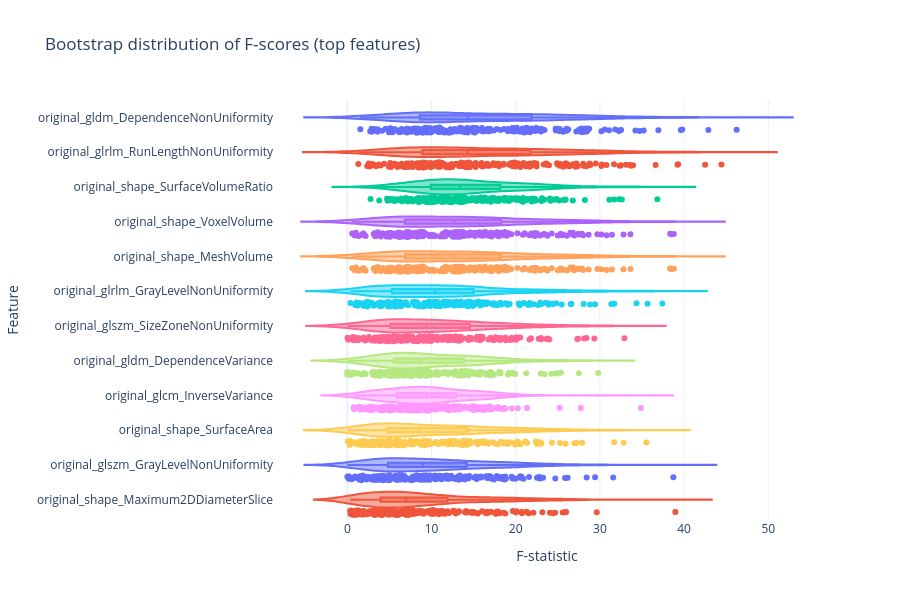

The code cell stored with this chart in its notebook:
### Code cell
import numpy as np
import plotly.express as px
from sklearn.feature_selection import f_classif
import pandas as pd

# Ensure processed training data and labels exist
X = X_train_proc.copy()
y = np.asarray(y_train)

# If scores_boot doesn't exist (or was lost), compute bootstrap F-scores for the top features
if 'scores_boot' not in globals():
    n_boot = 200
    rng = np.random.RandomState(42)
    top_feats = feature_scores.head(12)['Feature'].tolist()
    scores_boot = {f: [] for f in top_feats}
    for i in range(n_boot):
        idx = rng.choice(len(y), size=len(y), replace=True)
        y_sub = y[idx]
        if len(np.unique(y_sub)) < 2:
            continue
        X_sub = X.iloc[idx][top_feats]
        f_vals, _ = f_classif(X_sub, y_sub)
        for j, feat in enumerate(top_feats):
            scores_boot[feat].append(float(f_vals[j]))

# Build long DataFrame for plotting
rows = []
for feat, vals in scores_boot.items():
    for v in vals:
        rows.append({'Feature': feat, 'Fscore': v})
df_boot = pd.DataFrame(rows)

# Keep only the top features (safety)
top_feats = feature_scores.head(12)['Feature'].tolist()
df_boot = df_boot[df_boot['Feature'].isin(top_feats)]

# Modern Plotly violin (horizontal) showing bootstrap distributions
fig = px.violin(
    df_boot,
    y='Feature',
    x='Fscore',
    orientation='h',
    box=True,
    points='all',
    color='Feature',
    title='Bootstrap distribution of F-scores (top features)',
    template='plotly_white',
    height=600
)
fig.update_layout(showlegend=False, margin=dict(l=240))
fig.update_xaxes(title='F-statistic')
fig.show()

### Figure 1 — Plotly figure (JSON) as saved in the notebook; plotly's stock layout.template omitted (floating-point values rounded to 4 significant figures; data arrays with more than 128 entries replaced by an {"elided": "..."} marker saying what was removed)
{"data": [{"alignmentgroup": "True", "box": {"visible": true}, "hovertemplate": "Feature=%{y}<br>Fscore=%{x}<extra></extra>", "legendgroup": "original_gldm_DependenceNonUniformity", "marker": {"color": "#636efa"}, "name": "original_gldm_DependenceNonUniformity", "offsetgroup": "original_gldm_DependenceNonUniformity", "orientation": "h", "points": "all", "scalegroup": "True", "showlegend": true, "type": "violin", "x": {"elided": "200 float values"}, "x0": " ", "xaxis": "x", "y": {"elided": "200 str values"}, "y0": " ", "yaxis": "y"}, {"alignmentgroup": "True", "box": {"visible": true}, "hovertemplate": "Feature=%{y}<br>Fscore=%{x}<extra></extra>", "legendgroup": "original_glrlm_RunLengthNonUniformity", "marker": {"color": "#EF553B"}, "name": "original_glrlm_RunLengthNonUniformity", "offsetgroup": "original_glrlm_RunLengthNonUniformity", "orientation": "h", "points": "all", "scalegroup": "True", "showlegend": true, "type": "violin", "x": {"elided": "200 float values"}, "x0": " ", "xaxis": "x", "y": {"elided": "200 str values"}, "y0": " ", "yaxis": "y"}, {"alignmentgroup": "True", "box": {"visible": true}, "hovertemplate": "Feature=%{y}<br>Fscore=%{x}<extra></extra>", "legendgroup": "original_shape_SurfaceVolumeRatio", "marker": {"color": "#00cc96"}, "name": "original_shape_SurfaceVolumeRatio", "offsetgroup": "original_shape_SurfaceVolumeRatio", "orientation": "h", "points": "all", "scalegroup": "True", "showlegend": true, "type": "violin", "x": {"elided": "200 float values"}, "x0": " ", "xaxis": "x", "y": {"elided": "200 str values"}, "y0": " ", "yaxis": "y"}, {"alignmentgroup": "True", "box": {"visible": true}, "hovertemplate": "Feature=%{y}<br>Fscore=%{x}<extra></extra>", "legendgroup": "original_shape_VoxelVolume", "marker": {"color": "#ab63fa"}, "name": "original_shape_VoxelVolume", "offsetgroup": "original_shape_VoxelVolume", "orientation": "h", "points": "all", "scalegroup": "True", "showlegend": true, "type": "violin", "x": {"elided": "200 float values"}, "x0": " ", "xaxis": "x", "y": {"elided": "200 str values"}, "y0": " ", "yaxis": "y"}, {"alignmentgroup": "True", "box": {"visible": true}, "hovertemplate": "Feature=%{y}<br>Fscore=%{x}<extra></extra>", "legendgroup": "original_shape_MeshVolume", "marker": {"color": "#FFA15A"}, "name": "original_shape_MeshVolume", "offsetgroup": "original_shape_MeshVolume", "orientation": "h", "points": "all", "scalegroup": "True", "showlegend": true, "type": "violin", "x": {"elided": "200 float values"}, "x0": " ", "xaxis": "x", "y": {"elided": "200 str values"}, "y0": " ", "yaxis": "y"}, {"alignmentgroup": "True", "box": {"visible": true}, "hovertemplate": "Feature=%{y}<br>Fscore=%{x}<extra></extra>", "legendgroup": "original_glrlm_GrayLevelNonUniformity", "marker": {"color": "#19d3f3"}, "name": "original_glrlm_GrayLevelNonUniformity", "offsetgroup": "original_glrlm_GrayLevelNonUniformity", "orientation": "h", "points": "all", "scalegroup": "True", "showlegend": true, "type": "violin", "x": {"elided": "200 float values"}, "x0": " ", "xaxis": "x", "y": {"elided": "200 str values"}, "y0": " ", "yaxis": "y"}, {"alignmentgroup": "True", "box": {"visible": true}, "hovertemplate": "Feature=%{y}<br>Fscore=%{x}<extra></extra>", "legendgroup": "original_glszm_SizeZoneNonUniformity", "marker": {"color": "#FF6692"}, "name": "original_glszm_SizeZoneNonUniformity", "offsetgroup": "original_glszm_SizeZoneNonUniformity", "orientation": "h", "points": "all", "scalegroup": "True", "showlegend": true, "type": "violin", "x": {"elided": "200 float values"}, "x0": " ", "xaxis": "x", "y": {"elided": "200 str values"}, "y0": " ", "yaxis": "y"}, {"alignmentgroup": "True", "box": {"visible": true}, "hovertemplate": "Feature=%{y}<br>Fscore=%{x}<extra></extra>", "legendgroup": "original_gldm_DependenceVariance", "marker": {"color": "#B6E880"}, "name": "original_gldm_DependenceVariance", "offsetgroup": "original_gldm_DependenceVariance", "orientation": "h", "points": "all", "scalegroup": "True", "showlegend": true, "type": "violin", "x": {"elided": "200 float values"}, "x0": " ", "xaxis": "x", "y": {"elided": "200 str values"}, "y0": " ", "yaxis": "y"}, {"alignmentgroup": "True", "box": {"visible": true}, "hovertemplate": "Feature=%{y}<br>Fscore=%{x}<extra></extra>", "legendgroup": "original_glcm_InverseVariance", "marker": {"color": "#FF97FF"}, "name": "original_glcm_InverseVariance", "offsetgroup": "original_glcm_InverseVariance", "orientation": "h", "points": "all", "scalegroup": "True", "showlegend": true, "type": "violin", "x": {"elided": "200 float values"}, "x0": " ", "xaxis": "x", "y": {"elided": "200 str values"}, "y0": " ", "yaxis": "y"}, {"alignmentgroup": "True", "box": {"visible": true}, "hovertemplate": "Feature=%{y}<br>Fscore=%{x}<extra></extra>", "legendgroup": "original_shape_SurfaceArea", "marker": {"color": "#FECB52"}, "name": "original_shape_SurfaceArea", "offsetgroup": "original_shape_SurfaceArea", "orientation": "h", "points": "all", "scalegroup": "True", "showlegend": true, "type": "violin", "x": {"elided": "200 float values"}, "x0": " ", "xaxis": "x", "y": {"elided": "200 str values"}, "y0": " ", "yaxis": "y"}, {"alignmentgroup": "True", "box": {"visible": true}, "hovertemplate": "Feature=%{y}<br>Fscore=%{x}<extra></extra>", "legendgroup": "original_glszm_GrayLevelNonUniformity", "marker": {"color": "#636efa"}, "name": "original_glszm_GrayLevelNonUniformity", "offsetgroup": "original_glszm_GrayLevelNonUniformity", "orientation": "h", "points": "all", "scalegroup": "True", "showlegend": true, "type": "violin", "x": {"elided": "200 float values"}, "x0": " ", "xaxis": "x", "y": {"elided": "200 str values"}, "y0": " ", "yaxis": "y"}, {"alignmentgroup": "True", "box": {"visible": true}, "hovertemplate": "Feature=%{y}<br>Fscore=%{x}<extra></extra>", "legendgroup": "original_shape_Maximum2DDiameterSlice", "marker": {"color": "#EF553B"}, "name": "original_shape_Maximum2DDiameterSlice", "offsetgroup": "original_shape_Maximum2DDiameterSlice", "orientation": "h", "points": "all", "scalegroup": "True", "showlegend": true, "type": "violin", "x": {"elided": "200 float values"}, "x0": " ", "xaxis": "x", "y": {"elided": "200 str values"}, "y0": " ", "yaxis": "y"}], "layout": {"height": 600, "legend": {"title": {"text": "Feature"}, "tracegroupgap": 0}, "margin": {"l": 240}, "showlegend": false, "title": {"text": "Bootstrap distribution of F-scores (top features)"}, "violinmode": "overlay", "xaxis": {"anchor": "y", "domain": [0, 1], "title": {"text": "F-statistic"}}, "yaxis": {"anchor": "x", "categoryarray": ["original_shape_Maximum2DDiameterSlice", "original_glszm_GrayLevelNonUniformity", "original_shape_SurfaceArea", "original_glcm_InverseVariance", "original_gldm_DependenceVariance", "original_glszm_SizeZoneNonUniformity", "original_glrlm_GrayLevelNonUniformity", "original_shape_MeshVolume", "original_shape_VoxelVolume", "original_shape_SurfaceVolumeRatio", "original_glrlm_RunLengthNonUniformity", "original_gldm_DependenceNonUniformity"], "categoryorder": "array", "domain": [0, 1], "title": {"text": "Feature"}}}}
